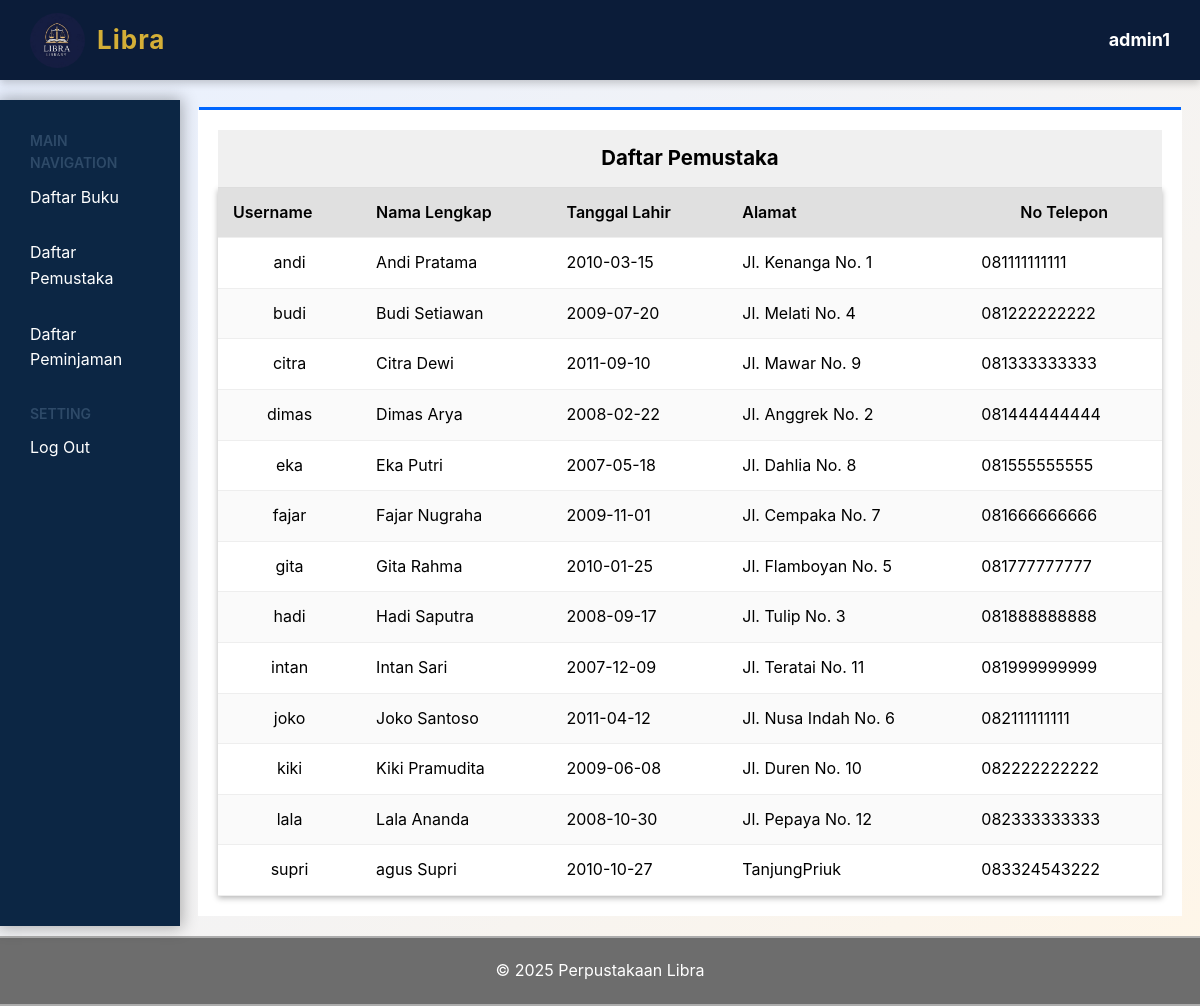
Screenshot of /administrator/daftar_pemustaka.php (signed in) with the database file from the repository.
### tables this page shows
CREATE TABLE `pemustaka` (
  `NAMA_LENGKAP` varchar(50) NOT NULL,
  `USERNAME` varchar(50) NOT NULL,
  `PASSWORD` varchar(64) NOT NULL,
  `TELEPON` varchar(14) NOT NULL,
  `TANGGAL_LAHIR` date NOT NULL,
  `ALAMAT` longtext NOT NULL
);

### function.php (called while the page is built, shortened)
<?php
	function getPemustaka(){
		$state = DBH->prepare("SELECT * FROM pemustaka");
		$state->execute();
		return $state->fetchAll();
	}
?>

### administrator/daftar_pemustaka.php (the view, shortened to what this page needs)
<?php
require_once "../function.php";
$user = getPemustaka();
include_once(BASE_PATH . '/layout/header.php');
include "../layout/menu.administrator.php"
?>
	<div class="table table-pemustaka">
		<table>
			<caption>Daftar Pemustaka</caption>
			<thead>
				<tr>
					<th>Username</th>
					<th>Nama Lengkap</th>
					<th>Tanggal Lahir</th>
					<th>Alamat</th>
					<th>No Telepon</th>
				</tr>
			</thead>
			<tbody>
				<?php foreach ($user as $detail): ?>
				<tr>
					<td><?= $detail['USERNAME'] ?></td>
					<td><?= $detail['NAMA_LENGKAP'] ?></td>
					<td><?= $detail['TANGGAL_LAHIR'] ?></td>
					<td><?= $detail['ALAMAT'] ?></td>
					<td><?= $detail['TELEPON'] ?></td>
				</tr>
				<?php endforeach ?>
			</tbody>
		</table>
	</div>
<?php include_once BASE_PATH . '/layout/footer.php'; ?>

### asset/css/header.css (style rules this page uses)
* { margin: 0; padding: 0; box-sizing: border-box; }
body { font-family: Arial, Helvetica, sans-serif; }

### asset/css/main.administrator.css (style rules this page uses)
body { font-size: 16px; font-family: 'Inter' ,'Poppins'; line-height: 1.6; margin: 0; padding: 0; background: linear-gradient(135deg, #e8f0ff 0%, #fff6e8 100%); background-color: #e8f0ff; width: 100%; }
.table { background-color: white; box-shadow: 0 -4px 0 -1px #0066FF; }
.table-pemustaka, .table-peminjaman, .table-books { padding: 20px; height: 100%; margin: 20px auto; width: 82%; }
.table table { width: 100%; border-collapse: collapse; background: white; overflow: hidden; box-shadow: 0 2px 6px rgba(0, 0, 0, 0.3); }
.table caption { padding: 1vw; font-size: 1.7vw; font-weight: bold; background: #f0f0f0; border-bottom: 1px solid #ddd; }
.table th, .table td { padding: 12px 15px; text-align: left; border-bottom: 1px solid #eee; }
.table th { background: #e0e0e0; font-weight: 600; }
.table tbody tr:nth-child(even) { background: #fafafa; }
.table table td:first-child { text-align: center; counter-increment: rowNumber; }
.table table th:last-child { text-align: center; }
.table th:last-child, .table td:last-child { white-space: nowrap; }

### rows the page displays
pemustaka: USERNAME "andi", NAMA_LENGKAP "Andi Pratama", TANGGAL_LAHIR "2010-03-15", ALAMAT "Jl. Kenanga No. 1", TELEPON "081111111111"
pemustaka: USERNAME "budi", NAMA_LENGKAP "Budi Setiawan", TANGGAL_LAHIR "2009-07-20", ALAMAT "Jl. Melati No. 4", TELEPON "081222222222"
pemustaka: USERNAME "citra", NAMA_LENGKAP "Citra Dewi", TANGGAL_LAHIR "2011-09-10", ALAMAT "Jl. Mawar No. 9", TELEPON "081333333333"
pemustaka: USERNAME "dimas", NAMA_LENGKAP "Dimas Arya", TANGGAL_LAHIR "2008-02-22", ALAMAT "Jl. Anggrek No. 2", TELEPON "081444444444"
pemustaka: USERNAME "eka", NAMA_LENGKAP "Eka Putri", TANGGAL_LAHIR "2007-05-18", ALAMAT "Jl. Dahlia No. 8", TELEPON "081555555555"
pemustaka: USERNAME "fajar", NAMA_LENGKAP "Fajar Nugraha", TANGGAL_LAHIR "2009-11-01", ALAMAT "Jl. Cempaka No. 7", TELEPON "081666666666"
pemustaka: USERNAME "gita", NAMA_LENGKAP "Gita Rahma", TANGGAL_LAHIR "2010-01-25", ALAMAT "Jl. Flamboyan No. 5", TELEPON "081777777777"
pemustaka: USERNAME "hadi", NAMA_LENGKAP "Hadi Saputra", TANGGAL_LAHIR "2008-09-17", ALAMAT "Jl. Tulip No. 3", TELEPON "081888888888"
pemustaka: USERNAME "intan", NAMA_LENGKAP "Intan Sari", TANGGAL_LAHIR "2007-12-09", ALAMAT "Jl. Teratai No. 11", TELEPON "081999999999"
pemustaka: USERNAME "joko", NAMA_LENGKAP "Joko Santoso", TANGGAL_LAHIR "2011-04-12", ALAMAT "Jl. Nusa Indah No. 6", TELEPON "082111111111"
pemustaka: USERNAME "kiki", NAMA_LENGKAP "Kiki Pramudita", TANGGAL_LAHIR "2009-06-08", ALAMAT "Jl. Duren No. 10", TELEPON "082222222222"
pemustaka: USERNAME "lala", NAMA_LENGKAP "Lala Ananda", TANGGAL_LAHIR "2008-10-30", ALAMAT "Jl. Pepaya No. 12", TELEPON "082333333333"
pemustaka: USERNAME "supri", NAMA_LENGKAP "agus Supri", TANGGAL_LAHIR "2010-10-27", ALAMAT "TanjungPriuk", TELEPON "083324543222"

### other values shown
$_SESSION['nama'] "admin1"
